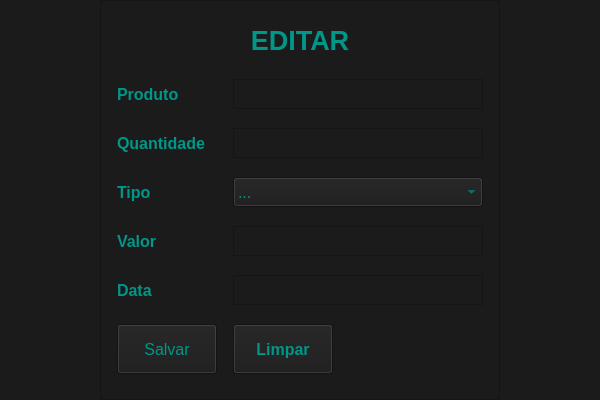
<?xml version="1.0" encoding="UTF-8"?>
<ui version="4.0">
 <class>EDITAR</class>
 <widget class="QMainWindow" name="EDITAR">
  <property name="geometry">
   <rect>
    <x>0</x>
    <y>0</y>
    <width>600</width>
    <height>400</height>
   </rect>
  </property>
  <property name="windowTitle">
   <string>MainWindow</string>
  </property>
  <widget class="QWidget" name="CentroEditar">
   <property name="styleSheet">
    <string notr="true">background-color: rgb(27, 27, 27);
color: #009688;
</string>
   </property>
   <layout class="QHBoxLayout" name="horizontalLayout">
    <property name="spacing">
     <number>0</number>
    </property>
    <property name="leftMargin">
     <number>0</number>
    </property>
    <property name="topMargin">
     <number>0</number>
    </property>
    <property name="rightMargin">
     <number>0</number>
    </property>
    <property name="bottomMargin">
     <number>0</number>
    </property>
    <item>
     <widget class="QFrame" name="FrameCampos">
      <property name="minimumSize">
       <size>
        <width>400</width>
        <height>400</height>
       </size>
      </property>
      <property name="maximumSize">
       <size>
        <width>400</width>
        <height>400</height>
       </size>
      </property>
      <property name="font">
       <font>
        <family>MS Sans Serif</family>
        <pointsize>12</pointsize>
       </font>
      </property>
      <property name="frameShape">
       <enum>QFrame::StyledPanel</enum>
      </property>
      <property name="frameShadow">
       <enum>QFrame::Raised</enum>
      </property>
      <layout class="QGridLayout" name="LGCampos">
       <property name="leftMargin">
        <number>0</number>
       </property>
       <property name="topMargin">
        <number>0</number>
       </property>
       <property name="rightMargin">
        <number>0</number>
       </property>
       <property name="bottomMargin">
        <number>0</number>
       </property>
       <property name="spacing">
        <number>0</number>
       </property>
       <item row="0" column="0" colspan="2">
        <widget class="QLabel" name="RotuloEditar">
         <property name="enabled">
          <bool>true</bool>
         </property>
         <property name="minimumSize">
          <size>
           <width>0</width>
           <height>40</height>
          </size>
         </property>
         <property name="maximumSize">
          <size>
           <width>16777215</width>
           <height>40</height>
          </size>
         </property>
         <property name="font">
          <font>
           <family>MS Sans Serif</family>
           <pointsize>20</pointsize>
           <weight>75</weight>
           <italic>false</italic>
           <bold>true</bold>
          </font>
         </property>
         <property name="styleSheet">
          <string notr="true"/>
         </property>
         <property name="text">
          <string>EDITAR</string>
         </property>
         <property name="alignment">
          <set>Qt::AlignCenter</set>
         </property>
        </widget>
       </item>
       <item row="1" column="0">
        <widget class="QLabel" name="RotuloProduto">
         <property name="enabled">
          <bool>true</bool>
         </property>
         <property name="minimumSize">
          <size>
           <width>100</width>
           <height>30</height>
          </size>
         </property>
         <property name="maximumSize">
          <size>
           <width>100</width>
           <height>30</height>
          </size>
         </property>
         <property name="font">
          <font>
           <family>MS Sans Serif</family>
           <pointsize>12</pointsize>
           <weight>75</weight>
           <italic>false</italic>
           <bold>true</bold>
           <underline>false</underline>
           <strikeout>false</strikeout>
           <kerning>true</kerning>
          </font>
         </property>
         <property name="mouseTracking">
          <bool>false</bool>
         </property>
         <property name="tabletTracking">
          <bool>false</bool>
         </property>
         <property name="styleSheet">
          <string notr="true"/>
         </property>
         <property name="text">
          <string>Produto</string>
         </property>
         <property name="alignment">
          <set>Qt::AlignLeading|Qt::AlignLeft|Qt::AlignVCenter</set>
         </property>
        </widget>
       </item>
       <item row="1" column="1">
        <widget class="QTextEdit" name="CTProduto">
         <property name="minimumSize">
          <size>
           <width>250</width>
           <height>30</height>
          </size>
         </property>
         <property name="maximumSize">
          <size>
           <width>250</width>
           <height>30</height>
          </size>
         </property>
         <property name="font">
          <font>
           <family>MS Sans Serif</family>
           <pointsize>12</pointsize>
           <weight>50</weight>
           <italic>false</italic>
           <bold>false</bold>
          </font>
         </property>
        </widget>
       </item>
       <item row="2" column="0">
        <widget class="QLabel" name="RotuloQuantidade">
         <property name="enabled">
          <bool>true</bool>
         </property>
         <property name="minimumSize">
          <size>
           <width>100</width>
           <height>30</height>
          </size>
         </property>
         <property name="maximumSize">
          <size>
           <width>100</width>
           <height>30</height>
          </size>
         </property>
         <property name="font">
          <font>
           <family>MS Sans Serif</family>
           <pointsize>12</pointsize>
           <weight>75</weight>
           <italic>false</italic>
           <bold>true</bold>
           <underline>false</underline>
           <strikeout>false</strikeout>
           <kerning>true</kerning>
          </font>
         </property>
         <property name="mouseTracking">
          <bool>false</bool>
         </property>
         <property name="tabletTracking">
          <bool>false</bool>
         </property>
         <property name="text">
          <string>Quantidade</string>
         </property>
         <property name="alignment">
          <set>Qt::AlignLeading|Qt::AlignLeft|Qt::AlignVCenter</set>
         </property>
        </widget>
       </item>
       <item row="2" column="1">
        <widget class="QTextEdit" name="CTQuantidade">
         <property name="minimumSize">
          <size>
           <width>250</width>
           <height>30</height>
          </size>
         </property>
         <property name="maximumSize">
          <size>
           <width>250</width>
           <height>30</height>
          </size>
         </property>
         <property name="font">
          <font>
           <family>MS Sans Serif</family>
           <pointsize>12</pointsize>
           <weight>50</weight>
           <italic>false</italic>
           <bold>false</bold>
          </font>
         </property>
        </widget>
       </item>
       <item row="3" column="0">
        <widget class="QLabel" name="RotuloTipo">
         <property name="enabled">
          <bool>true</bool>
         </property>
         <property name="minimumSize">
          <size>
           <width>100</width>
           <height>30</height>
          </size>
         </property>
         <property name="maximumSize">
          <size>
           <width>100</width>
           <height>30</height>
          </size>
         </property>
         <property name="font">
          <font>
           <family>MS Sans Serif</family>
           <pointsize>12</pointsize>
           <weight>75</weight>
           <italic>false</italic>
           <bold>true</bold>
           <underline>false</underline>
           <strikeout>false</strikeout>
           <kerning>true</kerning>
          </font>
         </property>
         <property name="mouseTracking">
          <bool>false</bool>
         </property>
         <property name="tabletTracking">
          <bool>false</bool>
         </property>
         <property name="text">
          <string>Tipo</string>
         </property>
         <property name="alignment">
          <set>Qt::AlignLeading|Qt::AlignLeft|Qt::AlignVCenter</set>
         </property>
        </widget>
       </item>
       <item row="3" column="1">
        <widget class="QComboBox" name="CBTipo">
         <property name="minimumSize">
          <size>
           <width>250</width>
           <height>30</height>
          </size>
         </property>
         <property name="maximumSize">
          <size>
           <width>250</width>
           <height>30</height>
          </size>
         </property>
         <property name="font">
          <font>
           <family>MS Sans Serif</family>
           <pointsize>12</pointsize>
          </font>
         </property>
         <item>
          <property name="text">
           <string>...</string>
          </property>
         </item>
         <item>
          <property name="text">
           <string>Venda</string>
          </property>
         </item>
         <item>
          <property name="text">
           <string>Compra</string>
          </property>
         </item>
        </widget>
       </item>
       <item row="4" column="0">
        <widget class="QLabel" name="RotuloValor">
         <property name="enabled">
          <bool>true</bool>
         </property>
         <property name="minimumSize">
          <size>
           <width>100</width>
           <height>30</height>
          </size>
         </property>
         <property name="maximumSize">
          <size>
           <width>100</width>
           <height>30</height>
          </size>
         </property>
         <property name="font">
          <font>
           <family>MS Sans Serif</family>
           <pointsize>12</pointsize>
           <weight>75</weight>
           <italic>false</italic>
           <bold>true</bold>
           <underline>false</underline>
           <strikeout>false</strikeout>
           <kerning>true</kerning>
          </font>
         </property>
         <property name="mouseTracking">
          <bool>false</bool>
         </property>
         <property name="tabletTracking">
          <bool>false</bool>
         </property>
         <property name="text">
          <string>Valor</string>
         </property>
         <property name="alignment">
          <set>Qt::AlignLeading|Qt::AlignLeft|Qt::AlignVCenter</set>
         </property>
        </widget>
       </item>
       <item row="4" column="1">
        <widget class="QTextEdit" name="CTValor">
         <property name="minimumSize">
          <size>
           <width>250</width>
           <height>30</height>
          </size>
         </property>
         <property name="maximumSize">
          <size>
           <width>250</width>
           <height>30</height>
          </size>
         </property>
         <property name="font">
          <font>
           <family>MS Sans Serif</family>
           <pointsize>12</pointsize>
           <weight>50</weight>
           <italic>false</italic>
           <bold>false</bold>
          </font>
         </property>
        </widget>
       </item>
       <item row="5" column="0">
        <widget class="QLabel" name="RotuloData">
         <property name="enabled">
          <bool>true</bool>
         </property>
         <property name="minimumSize">
          <size>
           <width>100</width>
           <height>30</height>
          </size>
         </property>
         <property name="maximumSize">
          <size>
           <width>100</width>
           <height>30</height>
          </size>
         </property>
         <property name="font">
          <font>
           <family>MS Sans Serif</family>
           <pointsize>12</pointsize>
           <weight>75</weight>
           <italic>false</italic>
           <bold>true</bold>
           <underline>false</underline>
           <strikeout>false</strikeout>
           <kerning>true</kerning>
          </font>
         </property>
         <property name="mouseTracking">
          <bool>false</bool>
         </property>
         <property name="tabletTracking">
          <bool>false</bool>
         </property>
         <property name="text">
          <string>Data</string>
         </property>
         <property name="alignment">
          <set>Qt::AlignLeading|Qt::AlignLeft|Qt::AlignVCenter</set>
         </property>
        </widget>
       </item>
       <item row="5" column="1">
        <widget class="QTextEdit" name="CTData">
         <property name="minimumSize">
          <size>
           <width>250</width>
           <height>30</height>
          </size>
         </property>
         <property name="maximumSize">
          <size>
           <width>250</width>
           <height>30</height>
          </size>
         </property>
         <property name="font">
          <font>
           <family>MS Sans Serif</family>
           <pointsize>12</pointsize>
           <weight>50</weight>
           <italic>false</italic>
           <bold>false</bold>
          </font>
         </property>
        </widget>
       </item>
       <item row="6" column="0">
        <widget class="QPushButton" name="BotaoSalvar">
         <property name="minimumSize">
          <size>
           <width>100</width>
           <height>50</height>
          </size>
         </property>
         <property name="maximumSize">
          <size>
           <width>100</width>
           <height>50</height>
          </size>
         </property>
         <property name="font">
          <font>
           <family>MS Sans Serif</family>
           <pointsize>12</pointsize>
          </font>
         </property>
         <property name="text">
          <string>Salvar</string>
         </property>
        </widget>
       </item>
       <item row="6" column="1">
        <widget class="QPushButton" name="BotaoLimpar">
         <property name="minimumSize">
          <size>
           <width>100</width>
           <height>50</height>
          </size>
         </property>
         <property name="maximumSize">
          <size>
           <width>100</width>
           <height>50</height>
          </size>
         </property>
         <property name="font">
          <font>
           <family>MS Sans Serif</family>
           <pointsize>12</pointsize>
           <weight>75</weight>
           <bold>true</bold>
          </font>
         </property>
         <property name="text">
          <string>Limpar</string>
         </property>
        </widget>
       </item>
      </layout>
     </widget>
    </item>
   </layout>
  </widget>
 </widget>
 <resources/>
 <connections/>
</ui>
